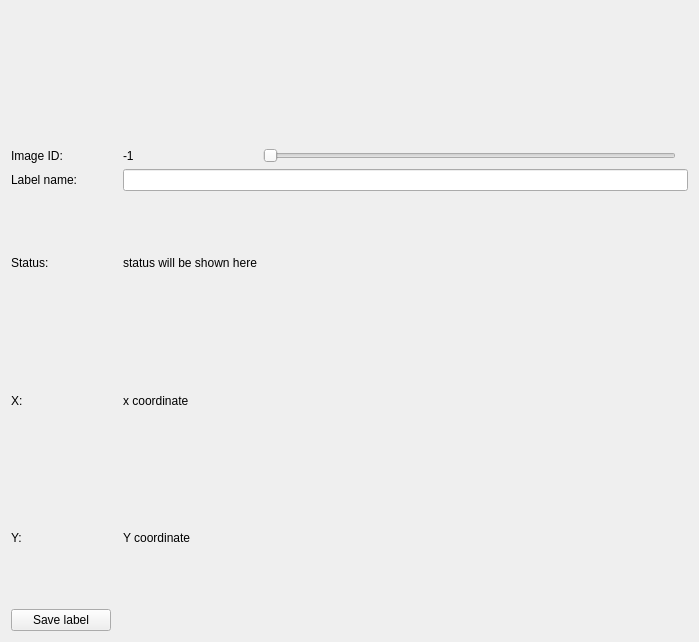
<?xml version="1.0" encoding="UTF-8"?>
<ui version="4.0">
 <class>Widget</class>
 <widget class="QWidget" name="Widget">
  <property name="geometry">
   <rect>
    <x>0</x>
    <y>0</y>
    <width>699</width>
    <height>642</height>
   </rect>
  </property>
  <property name="windowTitle">
   <string>Widget</string>
  </property>
  <layout class="QGridLayout" name="gridLayout">
   <item row="5" column="0">
    <widget class="QLabel" name="label_5">
     <property name="text">
      <string>X:</string>
     </property>
    </widget>
   </item>
   <item row="5" column="2">
    <widget class="QLabel" name="label_6">
     <property name="text">
      <string>x coordinate</string>
     </property>
    </widget>
   </item>
   <item row="4" column="0">
    <widget class="QLabel" name="label_2">
     <property name="text">
      <string>Status:</string>
     </property>
    </widget>
   </item>
   <item row="0" column="0" colspan="6">
    <widget class="QLabel" name="imgLabel"/>
   </item>
   <item row="2" column="0">
    <widget class="QLabel" name="label">
     <property name="minimumSize">
      <size>
       <width>100</width>
       <height>0</height>
      </size>
     </property>
     <property name="maximumSize">
      <size>
       <width>200</width>
       <height>16777215</height>
      </size>
     </property>
     <property name="text">
      <string>Label name:</string>
     </property>
    </widget>
   </item>
   <item row="1" column="0">
    <widget class="QLabel" name="label_3">
     <property name="minimumSize">
      <size>
       <width>100</width>
       <height>0</height>
      </size>
     </property>
     <property name="maximumSize">
      <size>
       <width>100</width>
       <height>16777215</height>
      </size>
     </property>
     <property name="text">
      <string>Image ID:</string>
     </property>
    </widget>
   </item>
   <item row="4" column="2">
    <widget class="QLabel" name="label_9">
     <property name="text">
      <string>status will be shown here</string>
     </property>
    </widget>
   </item>
   <item row="1" column="2">
    <widget class="QLabel" name="label_id">
     <property name="minimumSize">
      <size>
       <width>100</width>
       <height>0</height>
      </size>
     </property>
     <property name="maximumSize">
      <size>
       <width>200</width>
       <height>16777215</height>
      </size>
     </property>
     <property name="text">
      <string>-1</string>
     </property>
    </widget>
   </item>
   <item row="6" column="2">
    <widget class="QLabel" name="label_8">
     <property name="text">
      <string>Y coordinate</string>
     </property>
    </widget>
   </item>
   <item row="2" column="2" colspan="4">
    <widget class="QLineEdit" name="lineEdit"/>
   </item>
   <item row="1" column="3">
    <widget class="QSlider" name="slider">
     <property name="orientation">
      <enum>Qt::Horizontal</enum>
     </property>
    </widget>
   </item>
   <item row="6" column="0">
    <widget class="QLabel" name="label_7">
     <property name="text">
      <string>Y:</string>
     </property>
    </widget>
   </item>
   <item row="7" column="0">
    <widget class="QPushButton" name="pushButton">
     <property name="text">
      <string>Save label</string>
     </property>
    </widget>
   </item>
  </layout>
 </widget>
 <layoutdefault spacing="6" margin="11"/>
 <resources/>
 <connections/>
</ui>
